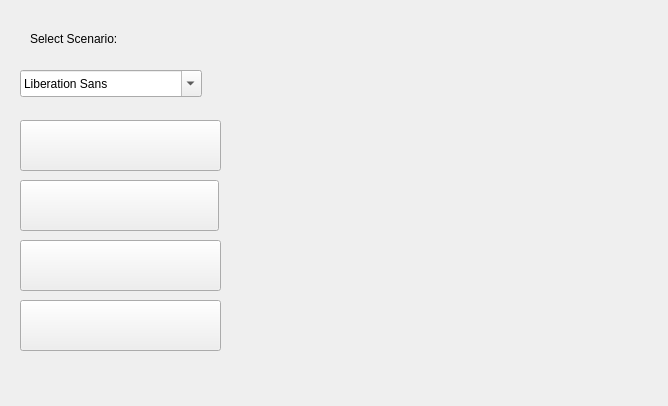
<?xml version="1.0" encoding="UTF-8"?>
<ui version="4.0">
 <class>column</class>
 <widget class="QWizardPage" name="column">
  <property name="geometry">
   <rect>
    <x>0</x>
    <y>0</y>
    <width>668</width>
    <height>406</height>
   </rect>
  </property>
  <property name="windowTitle">
   <string>WizardPage</string>
  </property>
  <widget class="QWidget" name="widget" native="true">
   <property name="geometry">
    <rect>
     <x>10</x>
     <y>10</y>
     <width>593</width>
     <height>461</height>
    </rect>
   </property>
   <widget class="QFontComboBox" name="fontComboBox">
    <property name="geometry">
     <rect>
      <x>10</x>
      <y>60</y>
      <width>182</width>
      <height>27</height>
     </rect>
    </property>
   </widget>
   <widget class="QPushButton" name="pushButton_2">
    <property name="geometry">
     <rect>
      <x>10</x>
      <y>170</y>
      <width>199</width>
      <height>51</height>
     </rect>
    </property>
    <property name="text">
     <string/>
    </property>
   </widget>
   <widget class="QPushButton" name="pushButton_3">
    <property name="geometry">
     <rect>
      <x>10</x>
      <y>230</y>
      <width>201</width>
      <height>51</height>
     </rect>
    </property>
    <property name="text">
     <string/>
    </property>
   </widget>
   <widget class="QLabel" name="label">
    <property name="geometry">
     <rect>
      <x>20</x>
      <y>20</y>
      <width>108</width>
      <height>17</height>
     </rect>
    </property>
    <property name="text">
     <string>Select Scenario:</string>
    </property>
   </widget>
   <widget class="QPushButton" name="pushButton">
    <property name="geometry">
     <rect>
      <x>10</x>
      <y>110</y>
      <width>201</width>
      <height>51</height>
     </rect>
    </property>
    <property name="text">
     <string/>
    </property>
   </widget>
   <widget class="QPushButton" name="pushButton_4">
    <property name="geometry">
     <rect>
      <x>10</x>
      <y>290</y>
      <width>201</width>
      <height>51</height>
     </rect>
    </property>
    <property name="text">
     <string/>
    </property>
   </widget>
   <widget class="QLabel" name="label_2">
    <property name="geometry">
     <rect>
      <x>220</x>
      <y>110</y>
      <width>361</width>
      <height>331</height>
     </rect>
    </property>
    <property name="minimumSize">
     <size>
      <width>361</width>
      <height>331</height>
     </size>
    </property>
    <property name="maximumSize">
     <size>
      <width>361</width>
      <height>331</height>
     </size>
    </property>
    <property name="text">
     <string/>
    </property>
    <property name="pixmap">
     <pixmap>resources/Logo.png</pixmap>
    </property>
    <property name="scaledContents">
     <bool>true</bool>
    </property>
   </widget>
   <widget class="QLabel" name="label_3">
    <property name="geometry">
     <rect>
      <x>396</x>
      <y>30</y>
      <width>187</width>
      <height>92</height>
     </rect>
    </property>
    <property name="minimumSize">
     <size>
      <width>187</width>
      <height>92</height>
     </size>
    </property>
    <property name="maximumSize">
     <size>
      <width>187</width>
      <height>92</height>
     </size>
    </property>
    <property name="text">
     <string/>
    </property>
    <property name="pixmap">
     <pixmap>resources/logo-deimos.png</pixmap>
    </property>
   </widget>
  </widget>
 </widget>
 <resources/>
 <connections/>
</ui>
